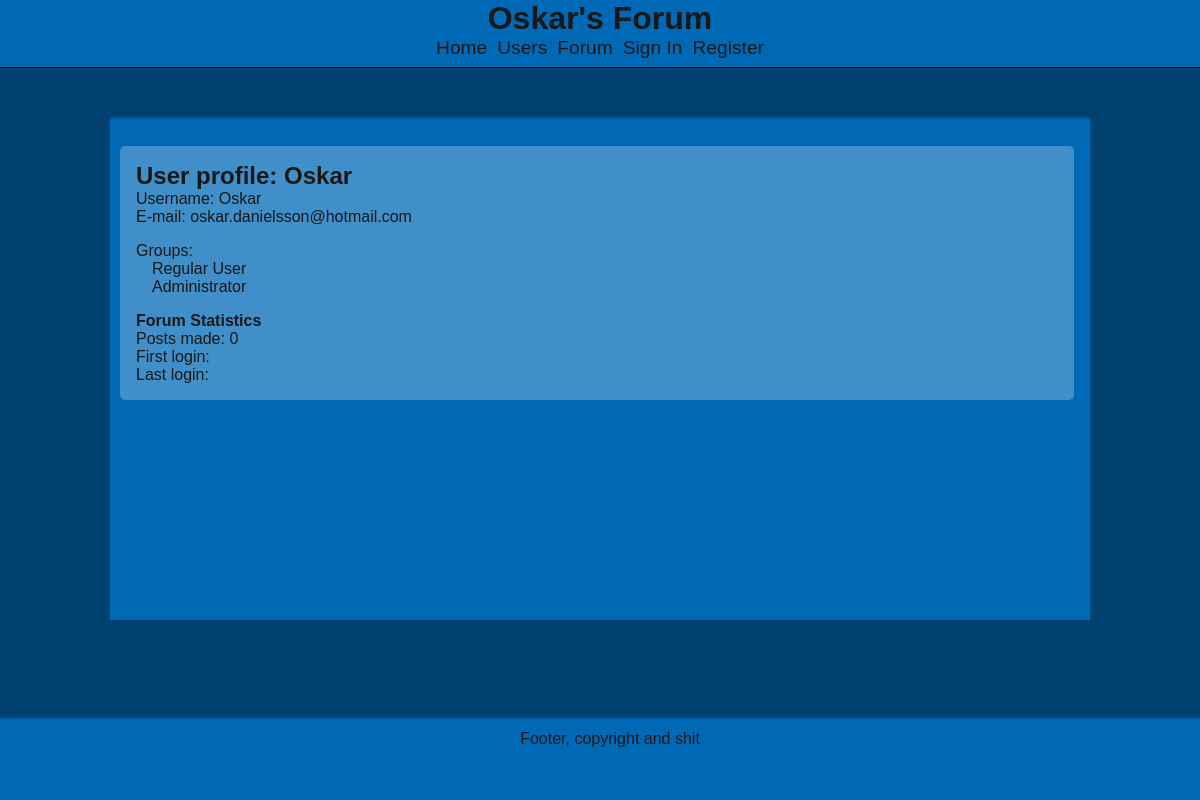
Page /view_user.php?user_id=7 on the committed database.
### tables this page shows
CREATE TABLE IF NOT EXISTS `users` (
  `id` int(11) NOT NULL AUTO_INCREMENT,
  `name` varchar(30) NOT NULL,
  `password` varchar(32) NOT NULL,
  `email` varchar(50) NOT NULL,
  `default_group` int(11) NOT NULL DEFAULT '0',
  `avatar` int(11) DEFAULT NULL,
  PRIMARY KEY (`id`),
  UNIQUE KEY `name` (`name`),
  UNIQUE KEY `email` (`email`),
  UNIQUE KEY `avatar` (`avatar`),
  KEY `default_group` (`default_group`)
);

CREATE TABLE IF NOT EXISTS `groups` (
  `id` int(11) NOT NULL AUTO_INCREMENT,
  `name` varchar(30) NOT NULL,
  `description` varchar(256) NOT NULL,
  `admin` tinyint(1) NOT NULL DEFAULT '0',
  PRIMARY KEY (`id`)
);

### lib/class.User.inc (called while the page is built, shortened)
<?php
	class User {
		protected
			$id,
			$name,
			$password,
			$email,
			$defaultGroup,
			$avatar;
		public function setId($id) {
			$this->id = $id;
		}
		public function setName($name) {
			$this->name = $name;
		}
		public function getName() {
			return $this->name;
		}
		public function setEmail($email) {
			$this->email = $email;
		}
		public function getEmail() {
			return $this->email;
		}
		public static function getUserById($userId) {
			$db = DB::getDb();
			$query ="SELECT * FROM users WHERE id = :user_id";
			$stmt = $db->prepare($query);
			$stmt->bindParam(":user_id", $userId);
			$stmt->execute();
			$user = $stmt->fetch(PDO::FETCH_ASSOC);
			return new User($user['id'], $user['name'], $user['password'], $user['email'], $user['default_group'], $user['avatar']);
		}
		public function getGroups() {
			$db = DB::getDb();
			$query ="SELECT
						groups.id as id,
						groups.name as name,
						groups.description as description,
						groups.admin as admin
					FROM
						groups
					JOIN
						usersgroups
					ON
						groups.id = usersgroups.groupid
					JOIN
						users
					ON
						users.id = usersgroups.userid
					WHERE
						users.id = :user_id";
			$stmt = $db->prepare($query);
			$stmt->bindParam(":user_id", $this->id);
			$stmt->execute();
			$result = $stmt->fetchAll(PDO::FETCH_ASSOC);
			$groups = array();
			foreach($result as $group) {
				$groups[] = new Group($group['id'], $group['name'], $group['description'], $group['admin']);
			}
			return $groups;
		}
		public function getPostCount() {
			$db = DB::getDb();
			$query ="SELECT count(*) as count FROM posts WHERE user = :user_id";
			$stmt = $db->prepare($query);
			$stmt->bindParam(":user_id", $this->id);
			$stmt->execute();
			$result = $stmt->fetch(PDO::FETCH_ASSOC);
			return $result['count'];
		}
	}
?>

### lib/class.Group.inc (the view, shortened to what this page needs)
<?php
	class Group {
		private
			$id,
			$name,
			$description,
			$admin,
			$members;
		public function setId($id) {
			$this->id = $id;
		}
		public function getId() {
			return $this->id;
		}
		public function setName($name) {
			$this->name = $name;
		}
		public function getName() {
			return $this->name;
		}
		public function getHTMLLinkedName() {
			return "<a href='view_group.php?group_id=" . $this->getId() . "'>" . $this->getName() . "</a>";
		}
	}
?>

### lib/pages/class.ViewUserPage.inc (shortened to what this page needs)
<?php
	require_once 'lib/class.Page.inc';
	require_once 'lib/class.User.inc';
	class ViewUserPage extends Page {
		private
			$user;
		public function setUser($user) {
			$this->user = $user;
		}
		public function getUser() {
			return $this->user;
		}
		function __construct($userId, $compress = false) {
			$this->loadUser($userId);
		}
		public function loadUser($userId) {
			$this->setUser(User::getUserById($userId));
		}
		public function getUserHTMLProfile() {
			$output = "
				<div class='inner_container profile_view'>
					<div class='profile_view_basic'>
						<h2>User profile: " . $this->getUser()->getName() . "</h2>
						Username: " . $this->getUser()->getName() . "<br />
						E-mail: " . $this->getUser()->getEmail() . "
					</div>
					<div class='avatar'>";
			$output .= "
					</div>";
			$groups = $this->getUser()->getGroups();
			if(count($groups) > 0) {
				$output .= "
					<div class='profile_view_groups'>Groups:
						<ol>";
				foreach($groups as $group) {
					$output .= "<li>" . $group->getHTMLLinkedName() . "</li>";
				}
				$output .= "
						</ol>
					</div>";
			}
			$postCount = $this->getUser()->getPostCount();
			$output .= "
					<div class='profile_view_stats'><strong>Forum Statistics</strong><br />
						Posts made: " . $postCount . "<br />
						First login: " . $this->getUser()->getFirstLogin()->getDate() . "<br />
						Last login: " .  $this->getUser()->getLastLogin()->getDate() . "
					</div>";
			return $output . "
				</div>";
		}
	}
?>

### css/styles.css (style rules this page uses)
* { margin: 0px; border: 0px; color: #181818; font-family: Arial, Helvetica, sans-serif; }
a { text-decoration: none; }
body { background-color: #004170; }
ol { padding: 0; }
li { list-style-type: none; }
.inner_container { background-color: rgba(255,255,255,0.25); border-radius: 5px; padding: 1em; margin: 1em 0; position: relative; height: 100%; }
.profile_view { height: 100%; width: 96%; display: inline-block; }
.profile_view_basic { padding-bottom: 1em; float: left; }
.profile_view_groups { clear: left; float: left; padding-bottom: 1em; }
.profile_view_groups li { margin-left: 1em; }
.profile_view_stats { clear: left; float: left; bottom: 0; }

### rows in the picture
users: name "Oskar", email "oskar.danielsson@hotmail.com"
groups: name "Regular User"
groups: name "Administrator"

### other values in the picture
$this->name "Home"
$this->name "Users"
$this->name "Forum"
$this->name "Sign In"
$this->name "Register"
$postCount "0"
